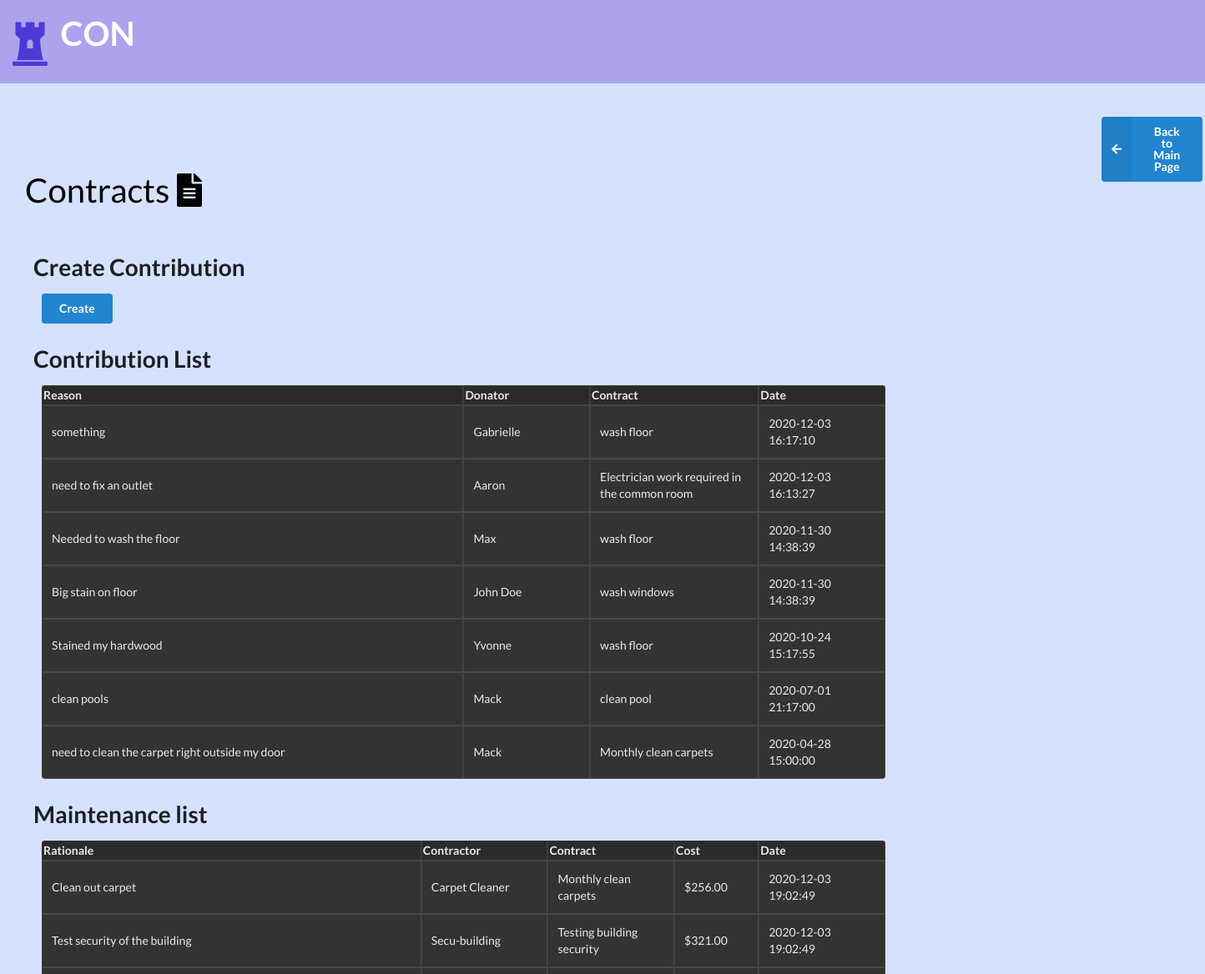
The page /lib/contracts.php (signed in, upper part) on the database as committed earlier.
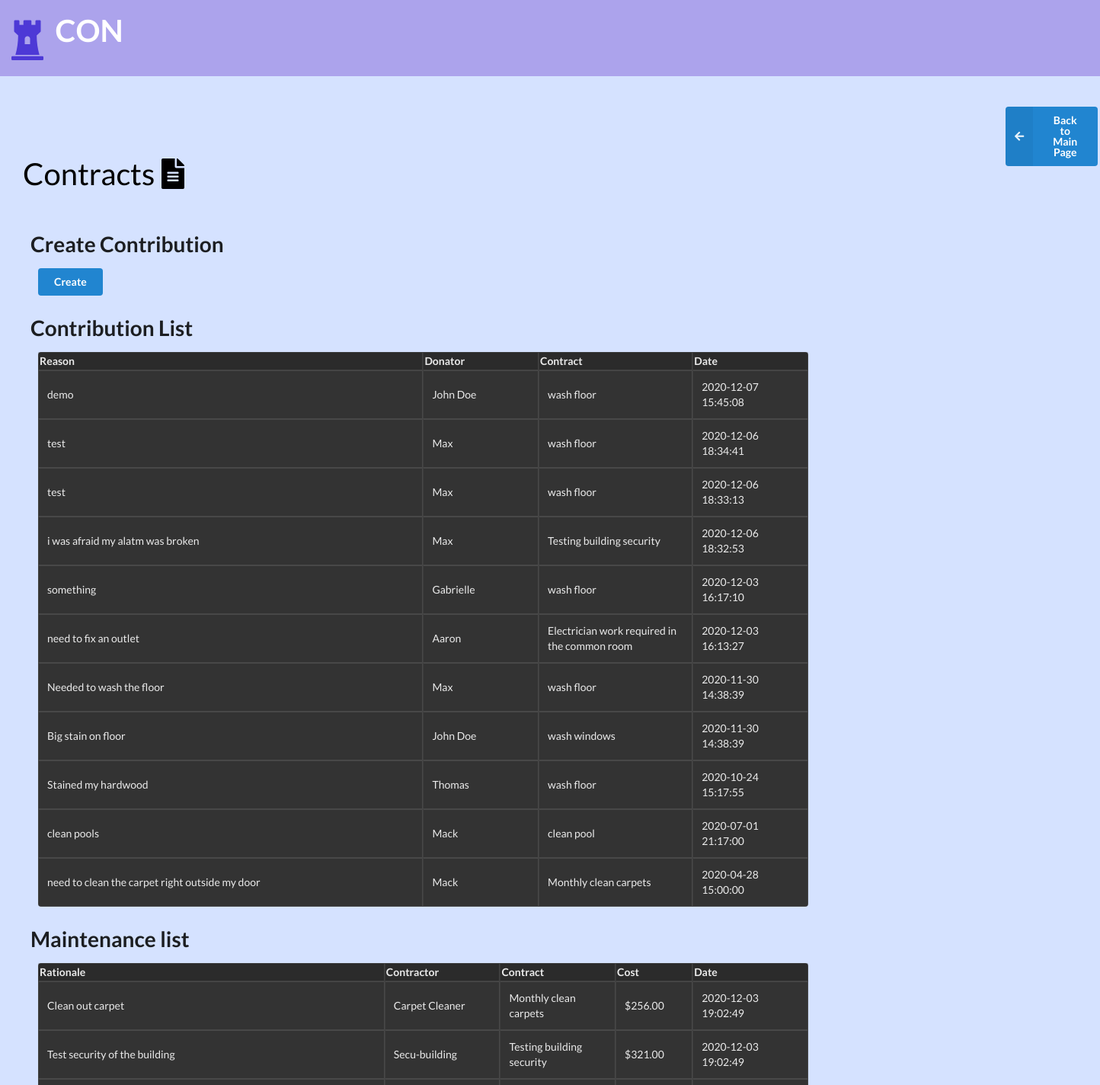
The same page on the database as committed later.
### tables this page shows
CREATE TABLE `contribution` (
                                `contractID` int NOT NULL,
                                `condoAssociationID` int DEFAULT NULL,
                                `userID` int DEFAULT NULL,
                                `date_payed` timestamp NOT NULL DEFAULT CURRENT_TIMESTAMP ON UPDATE CURRENT_TIMESTAMP,
                                `reason` text,
                                `price` decimal(18,2) DEFAULT NULL,
                                `contributionID` int NOT NULL AUTO_INCREMENT,
                                PRIMARY KEY (`contributionID`),
                                KEY `userID` (`userID`),
                                KEY `contractID` (`contractID`),
                                CONSTRAINT `contribution_ibfk_2` FOREIGN KEY (`userID`) REFERENCES `Users` (`userID`) ON DELETE CASCADE,
                                CONSTRAINT `contribution_ibfk_3` FOREIGN KEY (`contractID`) REFERENCES `contracts` (`contractID`)
);

CREATE TABLE `Users` (
                         `userID` int NOT NULL AUTO_INCREMENT,
                         `name` varchar(100) DEFAULT NULL,
                         `password` varchar(100) DEFAULT NULL,
                         `email` varchar(100) DEFAULT NULL,
                         `primary_address` varchar(100) DEFAULT NULL,
                         `administrator` tinyint(1) DEFAULT NULL,
                         `status` varchar(100) DEFAULT NULL,
                         `condoAssociationID` int DEFAULT NULL,
                         `condoClassification` varchar(100) DEFAULT NULL,
                         PRIMARY KEY (`userID`),
                         KEY `condoAssociationID` (`condoAssociationID`),
                         CONSTRAINT `Users_ibfk_1` FOREIGN KEY (`condoAssociationID`) REFERENCES `condoAssociations` (`condoAssociationID`) ON DELETE CASCADE
);

CREATE TABLE `contracts` (
                             `contractID` int NOT NULL AUTO_INCREMENT,
                             `condoAssociationID` int DEFAULT NULL,
                             `description` text,
                             `awarded` text,
                             `status` text,
                             `price` decimal(18,2) DEFAULT NULL,
                             PRIMARY KEY (`contractID`)
);

CREATE TABLE `maintenance` (
                               `contractID` int NOT NULL,
                               `condoAssociationID` int DEFAULT NULL,
                               `contractor` text,
                               `cost` decimal(18,2) DEFAULT NULL,
                               `rationale` text,
                               `maintenanceID` int NOT NULL AUTO_INCREMENT,
                               `date` timestamp NOT NULL DEFAULT CURRENT_TIMESTAMP,
                               PRIMARY KEY (`maintenanceID`),
                               KEY `contractID` (`contractID`),
                               CONSTRAINT `maintenance_ibfk_1` FOREIGN KEY (`contractID`) REFERENCES `contracts` (`contractID`)
);

### lib/contracts.php (the view, shortened to what this page needs)
<?php
include('config.php');
?>
<!DOCTYPE html>
<html lang="en">
<head>
    <link rel="stylesheet" href="https://cdnjs.cloudflare.com/ajax/libs/semantic-ui/2.4.1/semantic.min.css">
</head>
<body style="background-color: #d5e2ff;">
<div style = "background-color:#aca3ec; height:100px; color:#4D39D6; padding:3px;"><b><br><i class="huge chess rook icon"></i></b><b align="middle" style="margin-bottom:10px; color:white; font-size:40px;">CON</b></div>
<br><br>
<div align="right">
    <button style="margin-left:1320px" class="ui blue left labeled icon button" type="submit" name="back" onclick="window.location.href='welcome.php';">
        <i class="left arrow icon"></i>
        Back to Main Page
    </button>
</div>
<div>
    <a style="margin:30px; font-size: 40px; color:black;" class="item">
        Contracts<i class="file alternate icon"></i>
    </a>
</div>
<br>
<h1 style="margin-left:40px;" >Create Contribution</h1>
<form action="contract_functions.php" method="post">
    <input style="margin-left:50px;" class="ui blue button" type="submit" value="Create" name="ContributionButton" >
</form>
<h1 style="margin-left:40px;">Contribution List</h1>
<table style="margin-left:50px; width:70%;" border="1" class="ui inverted table">
    <col style="width:50%">
    <col style="width:15%">
    <col style="width:20%">
    <col style="width:15%">
    <tr>
        <th>Reason</th>
        <th>Donator</th>
        <th>Contract</th>
        <th>Date</th>
    </tr>
    <?php
    $sql = "SELECT * FROM contribution WHERE condoAssociationID=". $_SESSION['condoAssociationID'] ." ORDER BY date_payed DESC";
    $row = mysqli_query($db, $sql);
    while($result = mysqli_fetch_array($row)){
        echo "<td>" . $result['reason'] . "</td>";
        $sql = "SELECT name from Users u, contribution c WHERE c.userID=" . $result['userID'] . " AND c.userID=u.userID";
        $temp = mysqli_query($db, $sql);
        $x = mysqli_fetch_array($temp);
        echo "<td>" . $x['name'] . "</td>";
        $sql = "SELECT description from contracts where contractID=" . $result['contractID'];
        $temp = mysqli_query($db, $sql);
        $y = mysqli_fetch_array($temp);
        echo "<td>" . $y['description'] . "</td>";
        echo "<td>" . $result['date_payed'] . "</td>";
    }
    ?>
</table>
<h1 style="margin-left:40px;">Maintenance list</h1>
<table style="margin-left:50px; width:70%;" border="1" class="ui inverted table">
    <col style="width:45%">
    <col style="width:15%">
    <col style="width:15%">
    <col style="width:10%">
    <col style="width:15%">
    <tr>
        <th>Rationale</th>
        <th>Contractor</th>
        <th>Contract</th>
        <th>Cost</th>
        <th>Date</th>
    </tr>
    <?php
    $sql = "SELECT * FROM maintenance WHERE condoAssociationID=". $_SESSION['condoAssociationID'] ." ORDER BY date DESC";
    $row = mysqli_query($db, $sql);
    while($result = mysqli_fetch_array($row)){
        echo "<td>" . $result['rationale'] . "</td>";
        echo "<td>" . $result['contractor'] . "</td>";
        $sql = "SELECT description from contracts where contractID=" . $result['contractID'];
        $temp = mysqli_query($db, $sql);
        $y = mysqli_fetch_array($temp);
        echo "<td>" . $y['description'] . "</td>";
        echo "<td>$" . $result['cost'] . "</td>";
        echo "<td>" . $result['date'] . "</td>";
    }
    ?>
</table>
</body>
</html>

Rows that differ between the two databases and show on the page:
added contribution: reason "demo", userID.name "John Doe", contractID.description "wash floor", date_payed "2020-12-07 15:45:08"
added contribution: reason "test", userID.name "Max", contractID.description "wash floor", date_payed "2020-12-06 18:34:41"
added contribution: reason "test", userID.name "Max", contractID.description "wash floor", date_payed "2020-12-06 18:33:13"
added contribution: reason "i was afraid my alatm was broken", userID.name "Max", contractID.description "Testing building security", date_payed "2020-12-06 18:32:53"
changed through a linked row, contribution "Stained my hardwood": userID.name "Yvonne" → "Thomas"
